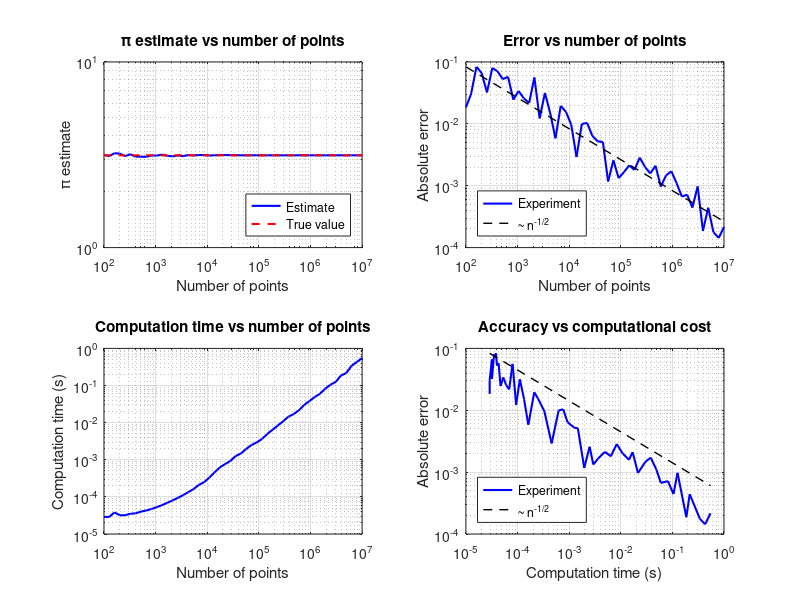

Source code (MATLAB):
%% Project 1 task 1
% Author: Yunpeng Chu
% ID:     116720193
% Date:   2025/9/14
%
% directly run it

function task1()
    %% Set different numbers of points
    n_points = round(logspace(2, 7, 50)); % 50 logarithmic intervals from 10^2 to 10^7
    pi_estimates = zeros(size(n_points));
    errors = zeros(size(n_points));
    times = zeros(size(n_points));

    % Warm up once
    dummy = rand(1000,1); 

    %% Compute π estimation under each number of points
    R = 5;  % number of repetitions
    for i = 1:length(n_points)
        n = n_points(i);

        est_r = zeros(R,1);
        err_r = zeros(R,1);
        tim_r = zeros(R,1);

        for r = 1:R
            tic;
            % Generate random points
            x = rand(n, 1);
            y = rand(n, 1);

            % Count number of points inside the circle
            inside_circle = (x.^2 + y.^2) <= 1;
            n_inside = sum(inside_circle);

            % Estimate π
            est_r(r) = 4 * n_inside / n;

            % Record time
            tim_r(r) = toc;

            % Compute error
            err_r(r) = abs(est_r(r) - pi);
        end

        % Take median
        pi_estimates(i) = median(est_r);
        errors(i)       = median(err_r);
        times(i)        = median(tim_r);
    end

    %% Plot results
    figure;

    % π estimation curve
    subplot(2, 2, 1);
    loglog(n_points, pi_estimates, 'b-', 'LineWidth', 1.5);
    hold on;
    loglog(n_points, pi*ones(size(n_points)), 'r--', 'LineWidth', 1.5);
    xlabel('Number of points');
    ylabel('\pi estimate');
    title('\pi estimate vs number of points');
    legend('Estimate', 'True value', 'Location', 'southeast');
    grid on;

    % Error curve
    subplot(2, 2, 2);
    loglog(n_points, errors, 'b-', 'LineWidth', 1.5);
    hold on;
    n_ref = [min(n_points), max(n_points)];
    e_ref = max(errors) * (n_ref/min(n_ref)).^(-1/2);   % Add reference line
    loglog(n_ref, e_ref, 'k--', 'LineWidth', 1);
    xlabel('Number of points');
    ylabel('Absolute error');
    title('Error vs number of points');
    legend('Experiment', '~ n^{-1/2}', 'Location','southwest');
    grid on;

    % Time curve
    subplot(2, 2, 3);
    loglog(n_points, times, 'b-', 'LineWidth', 1.5);
    xlabel('Number of points');
    ylabel('Computation time (s)');
    title('Computation time vs number of points');
    grid on;

    % Accuracy vs computational cost
    subplot(2, 2, 4);
    [tSort, idx] = sort(times);
    eSort = errors(idx);
    loglog(tSort, eSort, 'b-', 'LineWidth', 1.5);
    hold on;
    t0 = max(min(tSort(tSort>0)), 1e-6);
    e0 = max(errors);
    refT = [t0, max(tSort)];
    refE = e0 * (refT / t0).^(-1/2);
    loglog(refT, refE, 'k--', 'LineWidth', 1);
    xlabel('Computation time (s)');
    ylabel('Absolute error');
    title('Accuracy vs computational cost');
    legend('Experiment','~ n^{-1/2}','Location','southwest');
    grid on;

    % Adjust subplot spacing
    set(gcf, 'Position', [100, 100, 1200, 800]);

    % Print the last π estimation and true value in command window
    fprintf('Number of iterations: %d\n', n_points(end));
    fprintf('Estimated π: %.10f\n', pi_estimates(end));
    fprintf('True π: %.10f\n', pi);
    fprintf('Absolute error: %.10f\n', errors(end));
end
